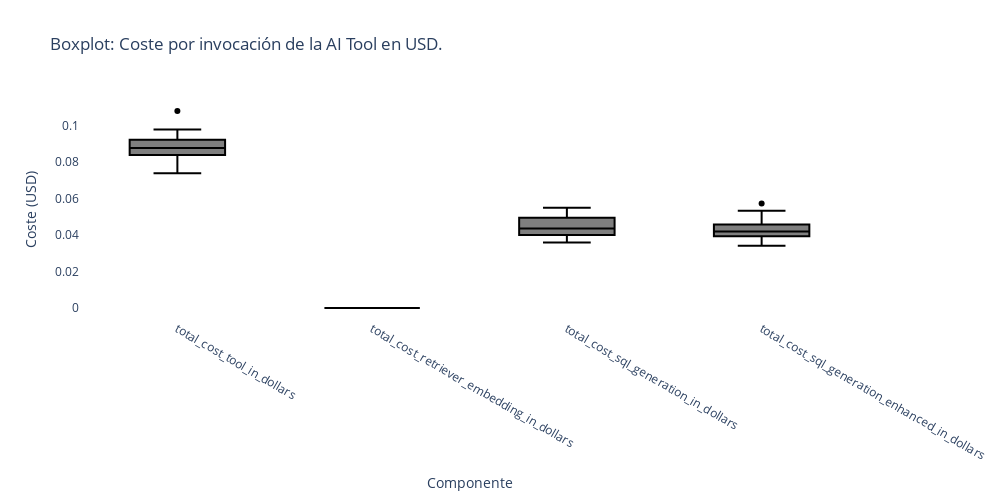

The code cell stored with this chart in its notebook:
### Code cell
# Boxplot de coste por invocación de la AI Tool
boxplot(
    df_coste, 
    title="Boxplot: Coste por invocación de la AI Tool en USD.",
    value_name="Coste (USD)",
    category_name="Componente"
)

### Figure 1 — Plotly figure (JSON) as saved in the notebook; plotly's stock layout.template omitted (floating-point values rounded to 4 significant figures)
{"data": [{"alignmentgroup": "True", "hovertemplate": "Componente=%{x}<br>Coste (USD)=%{y}<extra></extra>", "legendgroup": "", "marker": {"color": "#000000"}, "name": "", "notched": false, "offsetgroup": "", "orientation": "v", "showlegend": false, "type": "box", "x": ["total_cost_tool_in_dollars", "total_cost_tool_in_dollars", "total_cost_tool_in_dollars", "total_cost_tool_in_dollars", "total_cost_tool_in_dollars", "total_cost_tool_in_dollars", "total_cost_tool_in_dollars", "total_cost_tool_in_dollars", "total_cost_tool_in_dollars", "total_cost_tool_in_dollars", "total_cost_tool_in_dollars", "total_cost_tool_in_dollars", "total_cost_tool_in_dollars", "total_cost_tool_in_dollars", "total_cost_tool_in_dollars", "total_cost_tool_in_dollars", "total_cost_tool_in_dollars", "total_cost_tool_in_dollars", "total_cost_tool_in_dollars", "total_cost_tool_in_dollars", "total_cost_retriever_embedding_in_dollars", "total_cost_retriever_embedding_in_dollars", "total_cost_retriever_embedding_in_dollars", "total_cost_retriever_embedding_in_dollars", "total_cost_retriever_embedding_in_dollars", "total_cost_retriever_embedding_in_dollars", "total_cost_retriever_embedding_in_dollars", "total_cost_retriever_embedding_in_dollars", "total_cost_retriever_embedding_in_dollars", "total_cost_retriever_embedding_in_dollars", "total_cost_retriever_embedding_in_dollars", "total_cost_retriever_embedding_in_dollars", "total_cost_retriever_embedding_in_dollars", "total_cost_retriever_embedding_in_dollars", "total_cost_retriever_embedding_in_dollars", "total_cost_retriever_embedding_in_dollars", "total_cost_retriever_embedding_in_dollars", "total_cost_retriever_embedding_in_dollars", "total_cost_retriever_embedding_in_dollars", "total_cost_retriever_embedding_in_dollars", "total_cost_sql_generation_in_dollars", "total_cost_sql_generation_in_dollars", "total_cost_sql_generation_in_dollars", "total_cost_sql_generation_in_dollars", "total_cost_sql_generation_in_dollars", "total_cost_sql_generation_in_dollars", "total_cost_sql_generation_in_dollars", "total_cost_sql_generation_in_dollars", "total_cost_sql_generation_in_dollars", "total_cost_sql_generation_in_dollars", "total_cost_sql_generation_in_dollars", "total_cost_sql_generation_in_dollars", "total_cost_sql_generation_in_dollars", "total_cost_sql_generation_in_dollars", "total_cost_sql_generation_in_dollars", "total_cost_sql_generation_in_dollars", "total_cost_sql_generation_in_dollars", "total_cost_sql_generation_in_dollars", "total_cost_sql_generation_in_dollars", "total_cost_sql_generation_in_dollars", "total_cost_sql_generation_enhanced_in_dollars", "total_cost_sql_generation_enhanced_in_dollars", "total_cost_sql_generation_enhanced_in_dollars", "total_cost_sql_generation_enhanced_in_dollars", "total_cost_sql_generation_enhanced_in_dollars", "total_cost_sql_generation_enhanced_in_dollars", "total_cost_sql_generation_enhanced_in_dollars", "total_cost_sql_generation_enhanced_in_dollars", "total_cost_sql_generation_enhanced_in_dollars", "total_cost_sql_generation_enhanced_in_dollars", "total_cost_sql_generation_enhanced_in_dollars", "total_cost_sql_generation_enhanced_in_dollars", "total_cost_sql_generation_enhanced_in_dollars", "total_cost_sql_generation_enhanced_in_dollars", "total_cost_sql_generation_enhanced_in_dollars", "total_cost_sql_generation_enhanced_in_dollars", "total_cost_sql_generation_enhanced_in_dollars", "total_cost_sql_generation_enhanced_in_dollars", "total_cost_sql_generation_enhanced_in_dollars", "total_cost_sql_generation_enhanced_in_dollars"], "x0": " ", "xaxis": "x", "y": [0.08497, 0.09086, 0.08829, 0.07839, 0.07395, 0.08709, 0.09628, 0.08559, 0.08737, 0.09092, 0.1081, 0.07828, 0.08522, 0.07514, 0.09375, 0.08293, 0.09005, 0.09005, 0.09594, 0.0979, 8.2e-06, 8.8e-06, 8.16e-06, 1.004e-05, 1.004e-05, 8.16e-06, 1e-05, 8.8e-06, 8.16e-06, 8.78e-06, 8.8e-06, 1.004e-05, 8.84e-06, 8.08e-06, 8.8e-06, 9.76e-06, 8.08e-06, 1e-05, 8.08e-06, 1e-05, 0.04861, 0.04858, 0.04372, 0.03904, 0.036, 0.04345, 0.04284, 0.05037, 0.03767, 0.0437, 0.0507, 0.03713, 0.04579, 0.041, 0.05212, 0.04342, 0.04825, 0.03918, 0.05313, 0.05496, 0.03636, 0.04227, 0.04456, 0.03934, 0.03794, 0.04363, 0.05343, 0.03521, 0.04969, 0.04721, 0.0574, 0.04114, 0.03943, 0.03413, 0.04162, 0.03949, 0.04179, 0.05086, 0.04281, 0.04293], "y0": " ", "yaxis": "y"}], "layout": {"boxgap": 0.3, "boxgroupgap": 0.3, "boxmode": "group", "height": 500, "legend": {"tracegroupgap": 0}, "paper_bgcolor": "white", "plot_bgcolor": "white", "title": {"text": "Boxplot: Coste por invocación de la AI Tool en USD."}, "width": 1000, "xaxis": {"anchor": "y", "domain": [0, 1], "title": {"text": "Componente"}}, "yaxis": {"anchor": "x", "domain": [0, 1], "title": {"text": "Coste (USD)"}}}}
